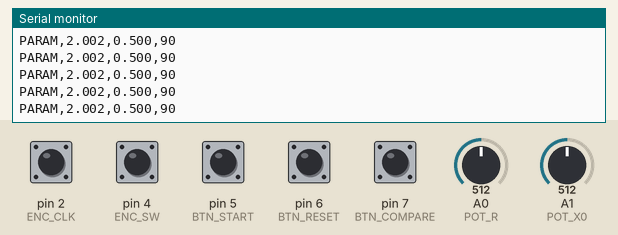
Recording of a sketch running on a simulated Arduino Uno, built with avr-gcc and run on an emulated ATmega328P. On the bench: the last lines printed to the serial monitor. The inputs (shaded band) are chosen by the test bench; at power-on: pin 2 (ENC_CLK), pin 4 (ENC_SW), pin 5 (BTN_START), pin 6 (BTN_RESET), pin 7 (BTN_COMPARE) HIGH, A0 (POT_R) = 512, A1 (POT_X0) = 512.

Above: at 1.2 s.
1.3 s: pin 4 (ENC_SW) pulled LOW for 0.15 s
2.9 s: pin 5 (BTN_START) pulled LOW for 0.15 s
At 2.93 s:
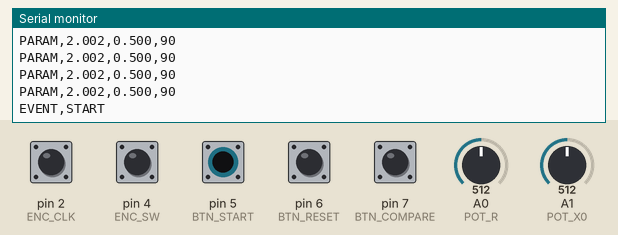
4.5 s: pin 6 (BTN_RESET) pulled LOW for 0.15 s
6.1 s: pin 7 (BTN_COMPARE) pulled LOW for 0.15 s
7.7 s: A0 (POT_R) set to 716
At 7.89 s:
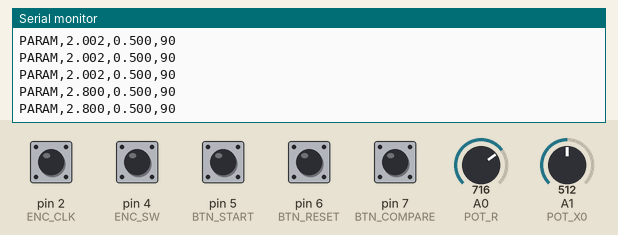
9.2 s: A1 (POT_X0) set to 716
At 9.2 s:
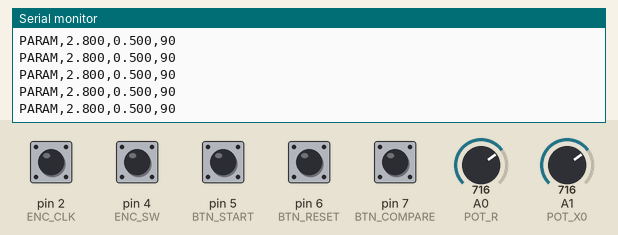

The sketch:

chaos_engine.ino
```cpp
#include <Arduino.h>

// ---------------- PIN DEFINITIONS ----------------

// Potentiometers
#define POT_R A0
#define POT_X0 A1

// KY-040 Rotary Encoder
#define ENC_CLK 2
#define ENC_DT  3
#define ENC_SW  4

// Push Buttons
#define BTN_START   5
#define BTN_RESET   6
#define BTN_COMPARE 7

// ---------------- PARAMETERS ----------------

float r = 0.94;
float x0 = 0.46;

int iterations = 90;

int lastCLK;

unsigned long lastEncoderTime = 0;
unsigned long lastSendTime = 0;

// ---------------- BUTTON STRUCT ----------------

struct Button {
  byte pin;
  bool lastReading;
  bool stableState;
  unsigned long lastChange;
};

// Initialize buttons
Button startButton   = {BTN_START, HIGH, HIGH, 0};
Button resetButton   = {BTN_RESET, HIGH, HIGH, 0};
Button compareButton = {BTN_COMPARE, HIGH, HIGH, 0};
Button encoderButton = {ENC_SW, HIGH, HIGH, 0};

// ---------------- BUTTON DEBOUNCING ----------------

bool pressed(Button &b) {

  bool reading = digitalRead(b.pin);

  if (reading != b.lastReading) {
    b.lastChange = millis();
    b.lastReading = reading;
  }

  if (millis() - b.lastChange >= 30) {

    if (reading != b.stableState) {

      b.stableState = reading;

      if (reading == LOW) {
        return true;
      }
    }
  }

  return false;
}

// ---------------- READ POTENTIOMETERS ----------------

void readParameters() {

  int rawR = analogRead(POT_R);
  int rawX0 = analogRead(POT_X0);

  r = rawR * (4.0 / 1023.0);

  x0 = rawX0 * (1.0 / 1023.0);
}

// ---------------- ROTARY ENCODER ----------------

void readEncoder() {

  int clk = digitalRead(ENC_CLK);

  if (lastCLK == HIGH && clk == LOW) {

    if (millis() - lastEncoderTime > 3) {

      if (digitalRead(ENC_DT) == HIGH) {
        iterations += 5;
      }
      else {
        iterations -= 5;
      }

      iterations = constrain(iterations, 5, 500);

      lastEncoderTime = millis();
    }
  }

  lastCLK = clk;
}

// ---------------- SERIAL OUTPUT ----------------

void sendParameters() {

  if (millis() - lastSendTime >= 100) {

    Serial.print("PARAM,");
    Serial.print(r, 3);
    Serial.print(",");
    Serial.print(x0, 3);
    Serial.print(",");
    Serial.println(iterations);

    lastSendTime = millis();
  }
}

// ---------------- SETUP ----------------

void setup() {

  Serial.begin(115200);

  pinMode(ENC_CLK, INPUT_PULLUP);
  pinMode(ENC_DT, INPUT_PULLUP);
  pinMode(ENC_SW, INPUT_PULLUP);

  pinMode(BTN_START, INPUT_PULLUP);
  pinMode(BTN_RESET, INPUT_PULLUP);
  pinMode(BTN_COMPARE, INPUT_PULLUP);

  lastCLK = digitalRead(ENC_CLK);

  Serial.println("READY,CHAOS_ENGINE,1");
}

// ---------------- MAIN LOOP ----------------

void loop() {

  // Read potentiometers
  readParameters();

  // Read rotary encoder
  readEncoder();

  // START / PAUSE
  if (pressed(startButton)) {
    Serial.println("EVENT,START");
  }

  // RESET
  if (pressed(resetButton)) {

    iterations = 90;

    Serial.println("EVENT,RESET");
  }

  // COMPARE
  if (pressed(compareButton)) {
    Serial.println("EVENT,COMPARE");
  }

  // Encoder push button
  if (pressed(encoderButton)) {
    Serial.println("EVENT,ENCODER_PRESS");
  }

  // Send parameters to laptop
  sendParameters();
}
```

Measured:
- after the input at 2.9 s, the serial monitor: prints a new line at once (image 1)
- after the input at 7.7 s, the serial monitor: prints a new line after 0.08 s (image 2)
